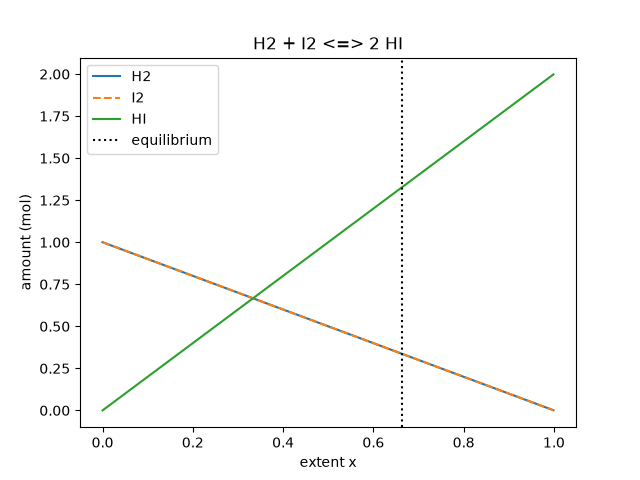

Write Python code to recreate this figure.
"""
PW2 Lab B Part 4 -- chemical equilibrium via the equilibrium constant K.

Reaction  H2 + I2 <=> 2 HI, starting from 1 mol H2 and 1 mol I2.
As the reaction proceeds by an extent x:  H2 = 1-x,  I2 = 1-x,  HI = 2x.
At equilibrium the composition satisfies the equilibrium constant
        K = [HI]^2 / ([H2][I2]) = (2x)^2 / ((1-x)(1-x)).
Given K, find the extent x. Solve it TWO ways and compare.
Run:  python equilibrium.py
"""
import numpy as np
import matplotlib.pyplot as plt
from scipy.optimize import newton, minimize

K = 15.6
a = b = 1.0

# TODO 1: write k_imbalance(x) = (2x)^2/((a-x)(b-x)) - K.
#         It equals zero exactly at equilibrium.
def k_imbalance(x):
    return (2*x)**2 / ((a - x) * (b - x)) - K

# TODO 2 (method 1): use scipy.optimize.newton to find the root of k_imbalance
#         (start x0=0.5). This is root-finding.
x_newton = newton(k_imbalance, 0.5)

# TODO 3 (method 2): use scipy.optimize.minimize to minimise k_imbalance(x)**2
#         (method "SLSQP", bounds [(0, 0.999)], x0=[0.5]). Print both answers
#         and confirm they agree.
result = minimize(lambda x: k_imbalance(x[0])**2, x0=[0.5],
                  method="SLSQP", bounds=[(0, 0.999)])
x_slsqp = result.x[0]
print("Newton x:", x_newton)
print("SLSQP x: ", x_slsqp)

# TODO 4: report the equilibrium amounts (H2, I2, HI), and plot how the three
#         amounts change with the extent x, marking the equilibrium. Save
#         equilibrium.png.
H2 = a - x_newton
I2 = b - x_newton
HI = 2 * x_newton
print("H2 =", H2, "mol")
print("I2 =", I2, "mol")
print("HI =", HI, "mol")

x_values = np.linspace(0, 0.999, 200)
plt.plot(x_values, a - x_values, label="H2")
plt.plot(x_values, b - x_values, "--", label="I2")
plt.plot(x_values, 2 * x_values, label="HI")
plt.axvline(x_newton, color="black", linestyle=":", label="equilibrium")
plt.xlabel("extent x")
plt.ylabel("amount (mol)")
plt.title("H2 + I2 <=> 2 HI")
plt.legend()
plt.savefig("equilibrium.png")
